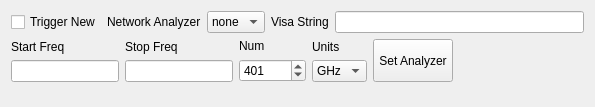
<?xml version="1.0" encoding="UTF-8"?>
<ui version="4.0">
 <class>Form</class>
 <widget class="QWidget" name="Form">
  <property name="geometry">
   <rect>
    <x>0</x>
    <y>0</y>
    <width>595</width>
    <height>107</height>
   </rect>
  </property>
  <property name="windowTitle">
   <string>Form</string>
  </property>
  <layout class="QVBoxLayout" name="verticalLayout_5">
   <item>
    <layout class="QHBoxLayout" name="horizontalLayout">
     <item>
      <widget class="QCheckBox" name="checkBox_TriggerNew">
       <property name="text">
        <string>Trigger New</string>
       </property>
      </widget>
     </item>
     <item>
      <layout class="QHBoxLayout" name="horizontalLayout_8">
       <item>
        <widget class="QLabel" name="label_6">
         <property name="text">
          <string>Network Analyzer</string>
         </property>
        </widget>
       </item>
       <item>
        <widget class="QComboBox" name="comboBox_analyzer">
         <item>
          <property name="text">
           <string>none</string>
          </property>
         </item>
        </widget>
       </item>
      </layout>
     </item>
     <item>
      <widget class="QLabel" name="label_7">
       <property name="text">
        <string>Visa String</string>
       </property>
      </widget>
     </item>
     <item>
      <widget class="QLineEdit" name="lineEdit_visaString"/>
     </item>
    </layout>
   </item>
   <item>
    <layout class="QHBoxLayout" name="horizontalLayout_2">
     <item>
      <layout class="QVBoxLayout" name="verticalLayout">
       <item>
        <widget class="QLabel" name="label">
         <property name="text">
          <string>Start Freq</string>
         </property>
        </widget>
       </item>
       <item>
        <widget class="QLineEdit" name="lineEdit_startFrequency">
         <property name="sizePolicy">
          <sizepolicy hsizetype="Minimum" vsizetype="Fixed">
           <horstretch>0</horstretch>
           <verstretch>0</verstretch>
          </sizepolicy>
         </property>
        </widget>
       </item>
      </layout>
     </item>
     <item>
      <layout class="QVBoxLayout" name="verticalLayout_2">
       <item>
        <widget class="QLabel" name="label_2">
         <property name="text">
          <string>Stop Freq</string>
         </property>
        </widget>
       </item>
       <item>
        <widget class="QLineEdit" name="lineEdit_stopFrequency">
         <property name="sizePolicy">
          <sizepolicy hsizetype="Fixed" vsizetype="Fixed">
           <horstretch>0</horstretch>
           <verstretch>0</verstretch>
          </sizepolicy>
         </property>
        </widget>
       </item>
      </layout>
     </item>
     <item>
      <layout class="QVBoxLayout" name="verticalLayout_3">
       <item>
        <widget class="QLabel" name="label_3">
         <property name="text">
          <string>Num</string>
         </property>
        </widget>
       </item>
       <item>
        <widget class="QSpinBox" name="spinBox_numberOfPoints">
         <property name="maximum">
          <number>100000</number>
         </property>
         <property name="singleStep">
          <number>100</number>
         </property>
         <property name="value">
          <number>401</number>
         </property>
        </widget>
       </item>
      </layout>
     </item>
     <item>
      <layout class="QVBoxLayout" name="verticalLayout_4">
       <item>
        <widget class="QLabel" name="label_4">
         <property name="text">
          <string>Units</string>
         </property>
        </widget>
       </item>
       <item>
        <widget class="QComboBox" name="comboBox_funit">
         <property name="currentIndex">
          <number>3</number>
         </property>
         <item>
          <property name="text">
           <string>Hz</string>
          </property>
         </item>
         <item>
          <property name="text">
           <string>kHz</string>
          </property>
         </item>
         <item>
          <property name="text">
           <string>MHz</string>
          </property>
         </item>
         <item>
          <property name="text">
           <string>GHz</string>
          </property>
         </item>
         <item>
          <property name="text">
           <string>THz</string>
          </property>
         </item>
         <item>
          <property name="text">
           <string>PHz</string>
          </property>
         </item>
        </widget>
       </item>
      </layout>
     </item>
     <item>
      <widget class="QPushButton" name="pushButton">
       <property name="sizePolicy">
        <sizepolicy hsizetype="Minimum" vsizetype="Ignored">
         <horstretch>0</horstretch>
         <verstretch>0</verstretch>
        </sizepolicy>
       </property>
       <property name="text">
        <string>Set Analyzer</string>
       </property>
      </widget>
     </item>
     <item>
      <spacer name="horizontalSpacer">
       <property name="orientation">
        <enum>Qt::Horizontal</enum>
       </property>
       <property name="sizeHint" stdset="0">
        <size>
         <width>40</width>
         <height>20</height>
        </size>
       </property>
      </spacer>
     </item>
    </layout>
   </item>
   <item>
    <spacer name="verticalSpacer">
     <property name="orientation">
      <enum>Qt::Vertical</enum>
     </property>
     <property name="sizeHint" stdset="0">
      <size>
       <width>0</width>
       <height>0</height>
      </size>
     </property>
    </spacer>
   </item>
  </layout>
 </widget>
 <resources/>
 <connections/>
</ui>
